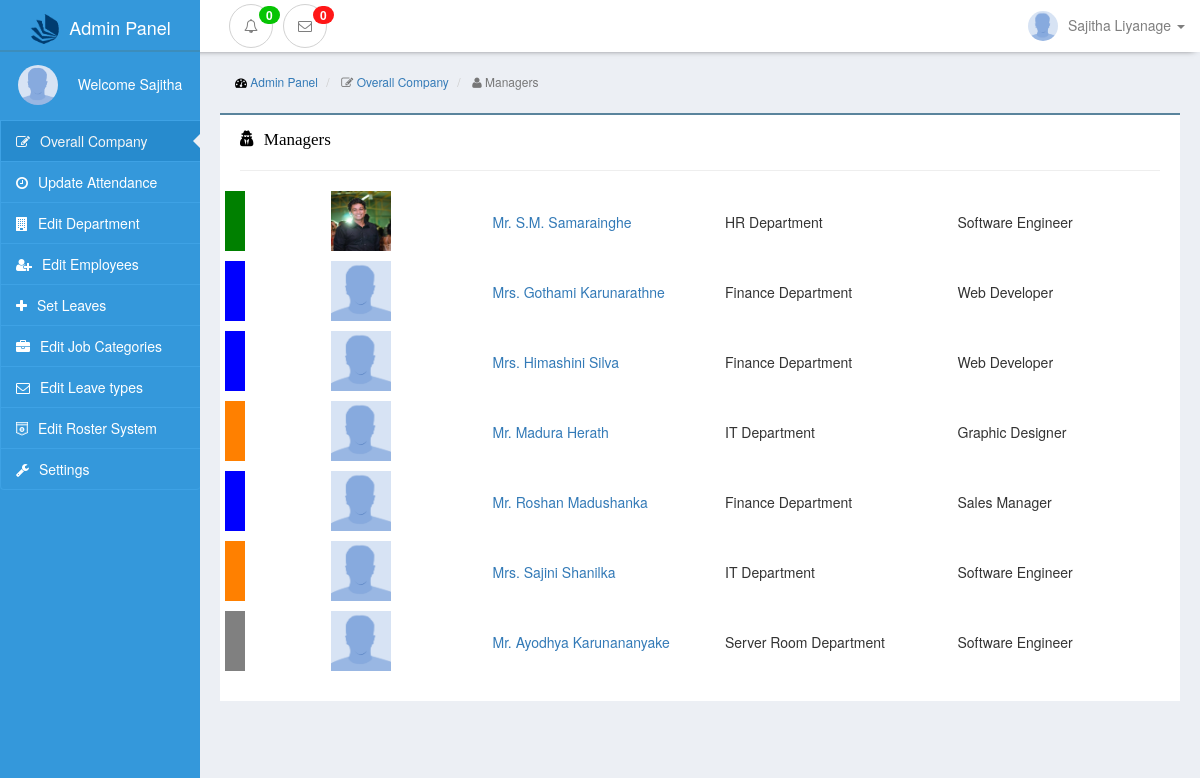
The page /view/admin/managers.php (signed in) on the database as committed earlier.
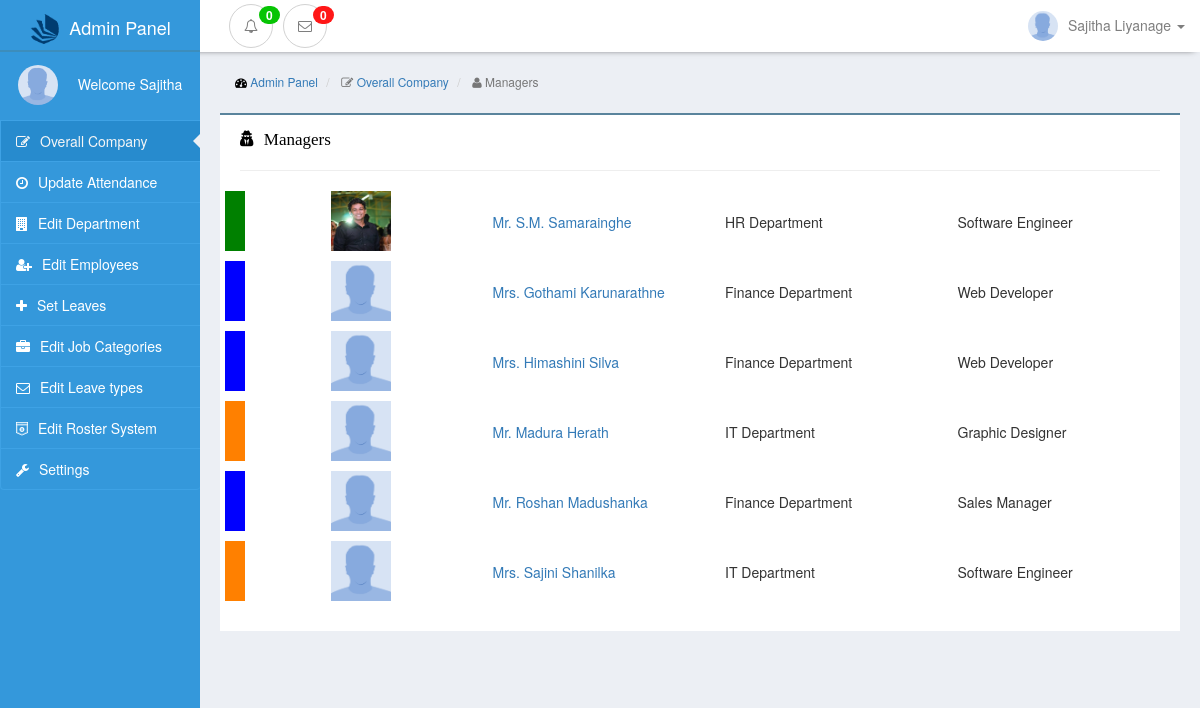
The same page on the database as committed later.
### tables this page shows
CREATE TABLE `manager` (
  `manager_id` int(11) NOT NULL AUTO_INCREMENT,
  `comp_id` varchar(20) NOT NULL,
  `dept_id` int(11) DEFAULT NULL,
  PRIMARY KEY (`manager_id`),
  KEY `comp_id` (`comp_id`),
  KEY `dept_id` (`dept_id`),
  CONSTRAINT `FK_manager_employee` FOREIGN KEY (`comp_id`) REFERENCES `employee` (`comp_id`) ON DELETE CASCADE ON UPDATE NO ACTION
);

CREATE TABLE `employee` (
  `comp_id` varchar(20) NOT NULL,
  `name` varchar(255) NOT NULL,
  `nic` varchar(10) NOT NULL,
  `gender` varchar(10) NOT NULL,
  `email` varchar(255) NOT NULL,
  `password` varchar(255) NOT NULL,
  `tel_no` varchar(10) NOT NULL,
  `image` varchar(255) NOT NULL,
  `job_cat_id` int(11) NOT NULL,
  `level_id` int(11) DEFAULT NULL,
  `group_id` int(11) NOT NULL,
  `dept_id` int(11) NOT NULL,
  PRIMARY KEY (`comp_id`),
  KEY `job_cat_id` (`job_cat_id`),
  KEY `level_id` (`level_id`),
  KEY `group_id` (`group_id`),
  KEY `dept_id` (`dept_id`)
);

CREATE TABLE `department` (
  `dept_id` int(11) NOT NULL AUTO_INCREMENT,
  `dept_name` varchar(50) NOT NULL,
  `no_of_emp` int(11) NOT NULL,
  `dept_color` varchar(50) NOT NULL,
  `roster_status` varchar(20) NOT NULL,
  `currentStatus` varchar(50) NOT NULL,
  PRIMARY KEY (`dept_id`)
);

CREATE TABLE `job_category` (
  `job_cat_id` int(11) NOT NULL AUTO_INCREMENT,
  `job_cat_name` varchar(50) NOT NULL,
  `currentStatus` varchar(50) NOT NULL,
  PRIMARY KEY (`job_cat_id`)
);

### view/admin/managers.php (the view, shortened to what this page needs)
<?php
$pdo = connect();
$sql="SELECT * FROM manager JOIN employee ON manager.comp_id=employee.comp_id JOIN job_category ON employee.job_cat_id=job_category.job_cat_id
      JOIN department ON department.dept_id= manager.dept_id ";
$query = $pdo->prepare($sql);
$query->execute();
$result = $query->fetchAll();
?>
<!DOCTYPE html>
<html lang="en">
<head>
    <link href="css/bootstrap.min.css" rel="stylesheet">
    <link href="css/interface-leftmenu.css" rel="stylesheet">
    <link href="css/adminpanel-interface.css" rel="stylesheet">
    <link href="css/navbar-style.css" rel="stylesheet">
    <link href="css/font-awesome.min.css" rel="stylesheet">
</head>
<body style=" background-color: #eceff4 !important;">
<?php include("navbar.php") ?>
<div class="container-fluid ">
    <div class="row ">
        <div class="col-sm-2 col-xs-12 left-menu-div side-bar-display">
            <?php include("leftbar.php") ?>
        </div>
        <div class="col-sm-10 col-xs-12 admin-background col-sm-push-2" style="position: relative;">
            <div class="row padding-row">
                <div class="row">
                    <div class="col-lg-12">
                        <ol class="breadcrumb breadcrumb-style">
                            <li>
                                <i class="fa fa-dashboard"></i> <a href="index.php">Admin Panel</a>
                            </li>
                            <li class="active">
                                <i class="fa fa-edit"></i> <a href="index.php">Overall Company</a>
                            </li>
                            <li class="active">
                                <i class="fa fa-user"></i> Managers
                            </li>
                        </ol>
                    </div>
                </div>
            </div>
            <div class="row padding-row ">
                <div class="col-sm-12 col-xs-12 nortification-box-top padding-box" style="padding-bottom:30px;">
                    <h5 class="nortification-box-heading"><i class="fa fa-user-secret icon-margin-right"aria-hidden="true"></i>
                        Managers</h5>
                    <hr>
                    <?php
                        foreach($result as $rs){
                            echo "<a href='../site/visitProfile.php?empId=".$rs['comp_id']."'>
                                   <div class=\"row\" style='margin-top:10px; border-left:20px solid ".$rs['dept_color']."'>
                                    <div class=\"col-xs-3\">
                                        <center>
                                            <img src='../"; if($rs['image'] != 'null'){echo $rs['image'];}else{ echo '../public/images/default.png';} echo"' class=\"img-responsive\" style=\"height:60px; width:60px;\" />
                                        </center>
                                    </div>
                                    <div class=\"col-xs-3\">
                                        <h5 style=\"margin-top:24px;float\">";if($rs['gender']=='male'){echo "Mr. ";}else{echo "Mrs. ";} echo $rs['name']."</h5>
                                    </div></a>
                                    <div class=\"col-xs-3\">
                                        <h5 style=\"margin-top:24px;float\">".$rs['dept_name']."</h5>
                                    </div>
                                    <div class=\"col-xs-3\">
                                        <h5 style=\"margin-top:24px;float\">".$rs['job_cat_name']."</h5>
                                    </div>
                                  </div>";
                        }
                    ?>
</body>
</html>

Rows that differ between the two databases and show on the page:
removed manager: shows "Mr.", comp.name "Ayodhya Karunananyake", dept.dept_name "Server Room Department", job_category.job_cat_name "Software Engineer"
